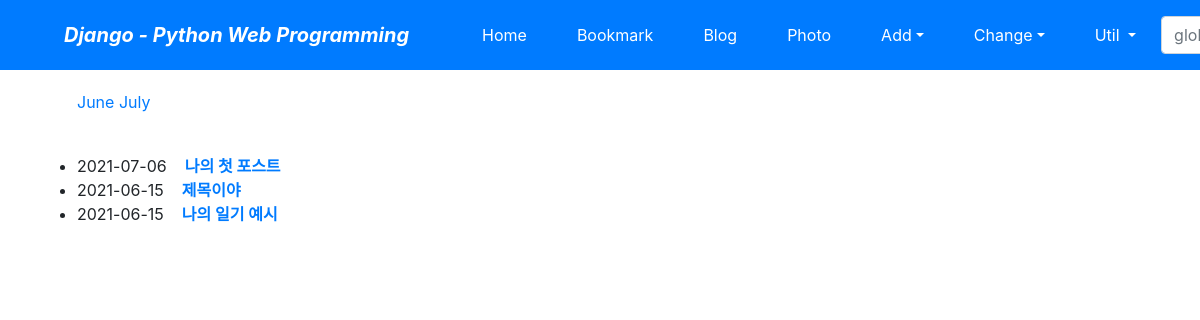
/blog/archive/2021/, run on an earlier commit of the app's database.
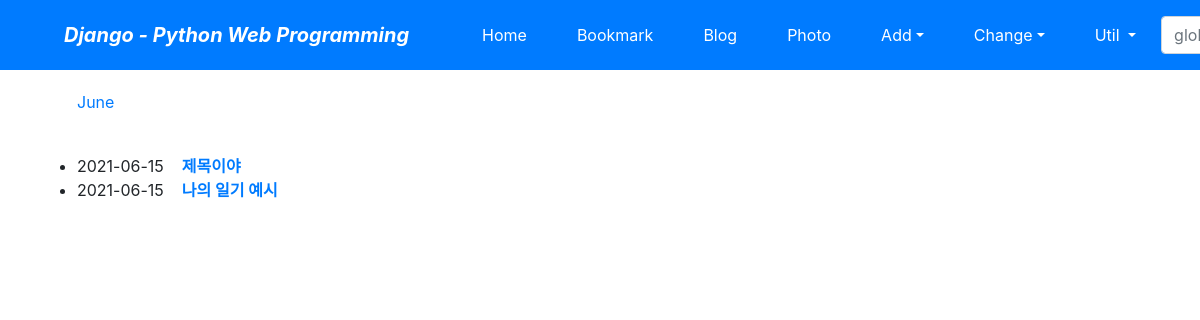
And on a later commit of the database.
### blogapp/models.py (models this page shows, shortened)
class Post(models.Model):
    title = models.CharField(verbose_name='TITLE', max_length=50)
    slug = models.SlugField('SLUG', unique=True, allow_unicode=True, help_text='one word for title alias.')
    description = models.CharField('DESCRIPTION', max_length=100, blank=True, help_text='simple description text.')
    content = models.TextField('CONTENT')
    create_dt = models.DateTimeField('CREATE DATE', auto_now_add=True)
    modify_dt = models.DateTimeField('MODIFY DATE', auto_now=True)
    tags = TaggableManager(blank=True)
    owner = models.ForeignKey(User, on_delete=models.CASCADE, verbose_name='OWNER', blank=True, null=True)
    class Meta:
        verbose_name = 'post'
        verbose_name_plural = 'posts'
        db_table = 'blogapp_posts'
        ordering = ('-modify_dt',)
    def get_absolute_url(self):
        return reverse('blog:post_detail', args=(self.slug,))

### blogapp/views.py (the view)
# urls.py: path('archive/<int:year>/', views.PostYAV.as_view(), name='post_year_archive'),
class PostYAV(YearArchiveView):
    model = Post
    date_field = 'modify_dt'
    make_object_list = True

### blogapp/templates/blogapp/post_archive_year.html (shortened to what this page needs)
{% extends 'base.html' %}
{% block content %}
<ul>
    {% for date in date_list %}
    <li style="display: inline;">
        <a href="{% url 'blog:post_month_archive' year|date:'Y' date|date:'b' %}"> {{ date|date:"F" }} </a></li>
    {% endfor %}
</ul>
<br>
<div>
    <ul>
        {% for post in object_list %}
        <li>{{ post.modify_dt|date:"Y-m-d" }}&nbsp;&nbsp;&nbsp;
        <a href="{{ post.get_absolute_url }}"><strong>{{ post.title }}</strong></a></li>
        {% endfor %}
    </ul>
</div>
{% endblock %}

What changed in the data, as far as the page shows it:
removed Post: modify_dt "2021-07-06", title "나의 첫 포스트"
Also different on the page:
list line gone: "July"
